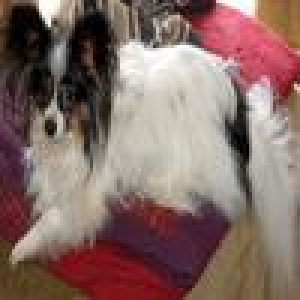
#> input picture Cropped/n02086910-papillon/n02086910_10147-0.jpg, 100 x 100 px (shown 3 times larger); its folder holds only this picture in this run
$ jupyter execute --allow-errors Assignment-2.ipynb
#> lines starting #> are read from the running program, lines starting #| are printed output that depends on the picture
#> further down, image is the input picture: shape (100, 100, 3); mean R, G, B 133.7, 108.4, 102.9
#> `gray_image = cv2.cvtColor(image, cv2.COLOR_BGR2GRAY)`:
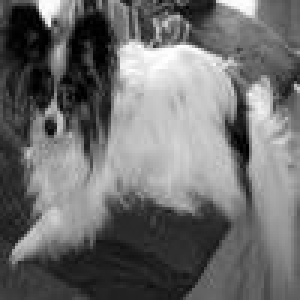
#> gray_image: shape (100, 100) (shown 3 times larger); min 0, max 254, mean 109.7
#> `(n,bins)=np.histogram(gray_image,256,[0,256])`: n = 256 values, max 112 at index 41, min 0 at index 255, mean 39.06; bins = 257 values from 0 to 256
[cell 1]
import glob
from matplotlib import pyplot as plt
from matplotlib import image as mpimg
from skimage import color
from skimage import io
import PIL
import pandas as pd
import random
import cv2
import numpy as np
from sklearn import preprocessing
from sklearn.neighbors import KNeighborsClassifier
from sklearn.model_selection import cross_val_score

[cell 2]
images=glob.glob('/Users/Assignment/Cropped/*/*')

[cell 3]
hist=[]
classes=[]
#> (the rest of this cell did not finish here and is left out)

[cell 4]
len(hist)
#> Out = 1

[cell 5]
len(hist[0])
#> Out = 256

[cell 6]
hist_1=pd.DataFrame(hist)
#> hist_1 = table of 1 rows and 256 columns


$ run again, on Cropped/n02088632-bluetick/n02088632_101-0.jpg
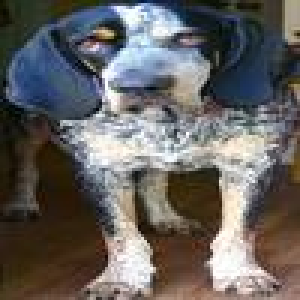
#> input picture Cropped/n02088632-bluetick/n02088632_101-0.jpg, 100 x 100 px (shown 3 times larger)
#> image is the input picture: shape (100, 100, 3); mean R, G, B 101.7, 98.7, 96.5
#> `gray_image = cv2.cvtColor(image, cv2.COLOR_BGR2GRAY)`:
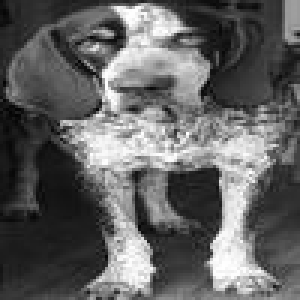
#> gray_image: shape (100, 100) (shown 3 times larger); min 3, max 255, mean 98.4
#> n = 256 values, max 136 at index 28, min 0 at index 0, mean 39.06; bins = 257 values from 0 to 256
#> `len(hist)`: Out = 1
#> `len(hist[0])`: Out = 256
#> hist_1 = table of 1 rows and 256 columns
